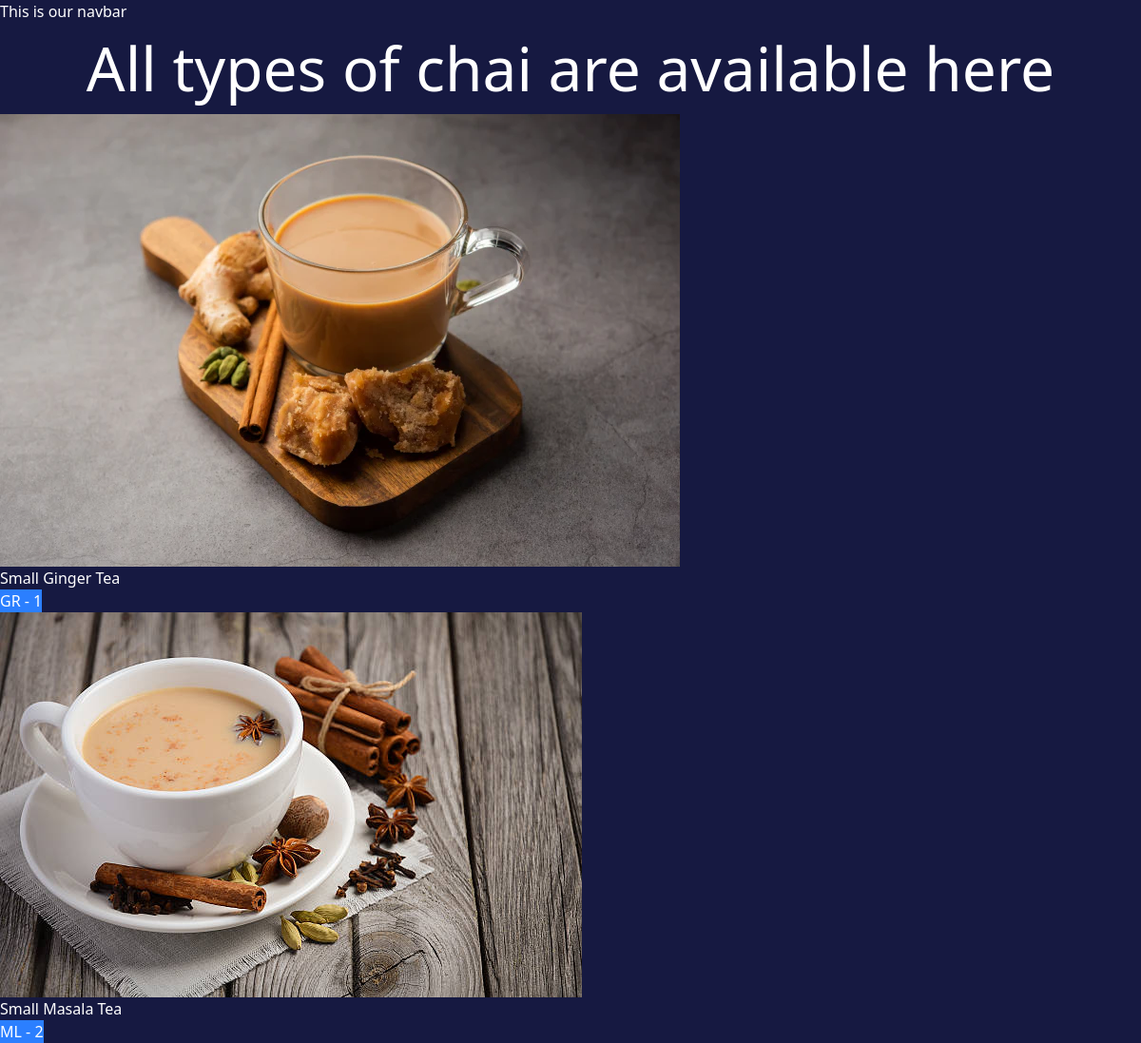
The app's page /chai/ with its own data.
### chai/models.py (models this page shows, shortened)
class ChaiVarity(models.Model):
    CHAI_TYPE_CHOICES = [
        ('ML', 'Masala Chai'),
        ('GT', 'Green Tea'),
        ('HT', 'Herbal Tea'),
        ('GR', 'Ginger Tea'),
    ]
    name = models.CharField(max_length=100)
    image = models.ImageField(upload_to='chais/')
    date_added = models.DateTimeField(default=timezone.now)
    type = models.CharField(max_length=2, choices=CHAI_TYPE_CHOICES)
    discription = models.TextField(default="")

### chai/views.py (the view)
# urls.py: path('', views.all_chai , name='all_chai'),
def all_chai(request):
    chais = ChaiVarity.objects.all()
    return render(request, 'chai/all_chai.html', {'chais': chais})

### chai/templates/chai/all_chai.html (shortened to what this page needs)
{% extends "layout.html" %}
{% block content %}
<h1>All types of chai are available here</h1>
<div class="grid grid-cols-3 gap-4 m-4" >
    {% for chai in chais %}
    <div class="chai-items" >
        <img class="rounded" src="{{chai.image.url}}" alt="">
        <h3>{{chai.name}}</h3>
        <a href="{% url 'chai_detail' chai.id %}">
            <button type="button" class="bg-blue-500 hover:bg-blue-700 text-white font-bold py-2 px-4 rounded">
                {{chai.type}} - {{chai.id}}
            </button>
        </a>
    </div>
    {% endfor %}
</div>
{% endblock %}

### static/style.css (style rules this page uses)
body { background-color: rgb(22, 25, 65); color: white; }
h1 { text-align: center; font-size: 4rem; }

### records on screen
ChaiVarity: image (picture), name "Small Ginger Tea", type "GR", id "1"
ChaiVarity: image (picture), name "Small Masala Tea", type "ML", id "2"
